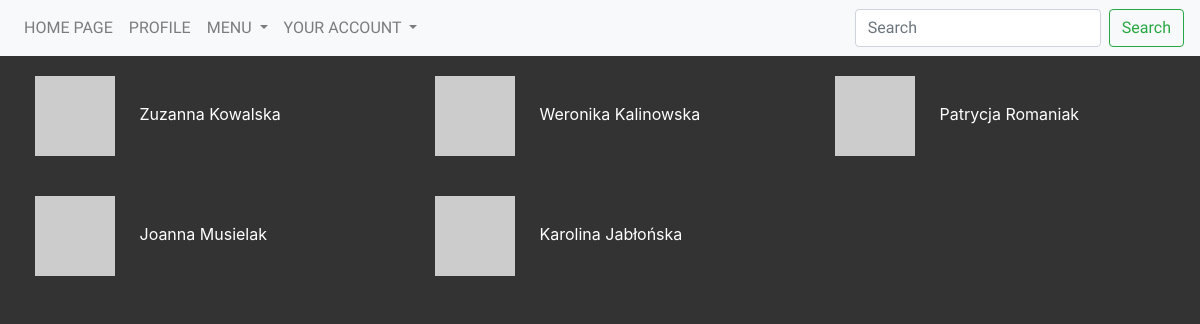
/students/ (signed in), run on the app's committed database.
### models.py (models this page shows, shortened)
class User(db.Model, UserMixin):
    __tablename__ = 'user'
    __searchable__ = ['username']
    id = Column(Integer, autoincrement=True, primary_key=True)
    username = Column(String(25), default='', unique=True)
    active = Column(Boolean, default=True)
    email = Column(String(200), unique=True)
    password = Column(String(200), default='')
    admin = Column(Boolean, default=False)
    confirmed = Column(db.Boolean, nullable=False, default=False)
    confirmed_on = Column(db.DateTime, nullable=True)
    registered_on = Column(db.DateTime, nullable=False)
    about_me = Column(String(140))
    last_seen = Column(DateTime, default=datetime.utcnow)
    student_id = db.Column(db.Integer, db.ForeignKey('student.id'), unique=True)
    def avatar(self, size):
        digest = md5(self.email.lower().encode('utf-8')).hexdigest()
        return 'https://www.gravatar.com/avatar/{}?d=identicon&s={}'.\
            format(digest, size)

class Student(db.Model):
    __tablename__ = 'student'
    __searchable__ = ['name', 'surname']
    id = Column(Integer, autoincrement=True, primary_key=True)
    index = Column(Integer, unique=True)
    name = Column(String(25), default='')
    surname = Column(String(25), default='')
    faculty_id = db.Column(db.Integer, db.ForeignKey('faculty.id'), nullable=False)
    major_id = db.Column(db.Integer, db.ForeignKey('major.id'), nullable=False)
    year_id = db.Column(db.Integer, db.ForeignKey('year.id'), nullable=False)
    group_id = db.Column(db.Integer, db.ForeignKey('group.id'), nullable=False)
    user = db.relationship('User', backref='student')

### views/students.py (the view)
@app.route('/students/', methods=['GET'])
@login_required
def students():
    students = Student.query.all()
    users = User.query.all()
    return render_template('faculty/students/students.html', students=students, users=users)

### views/user.py (called while the page is built)
@lm.user_loader
def load_user(user_id):
    return User.query.filter(User.id == user_id).first()

@app.before_request
def before_request():
    if current_user.is_authenticated:
        current_user.last_seen = datetime.utcnow()
        db.session.commit()

### templates/faculty/students/students.html (shortened to what this page needs)
{% extends "_base.html" %}
{% block content %}
    <div class="row">
        {% for student in students %}
            <div id="div_students" class="col-md-4">
                {% for user in users %}
                {% if student.id + 1 == user.id %}
                <img class="avatar" src="{{ user.avatar(128) }}">
                <a href="/students/{{ student.id }}">{{ student.name }} {{ student.surname }}</a>
                {% endif %}
                {% endfor %}
            </div>
        {% endfor %}
    </div>
    </div>
{% endblock %}

### static/css/base.css (style rules this page uses)
body { background-color: #333333; padding-top: 55px; }

### static/css/profile.css (style rules this page uses)
.avatar { padding: 20px 500px 0px; }

### static/css/students.css (style rules this page uses)
#div_students a { color: #ffffff; }

### templates/faculty/students/students.html (style rules this page uses)
.avatar { padding: 20px; }

### data on the page
Student: name "Zuzanna", surname "Kowalska"
Student: name "Weronika", surname "Kalinowska"
Student: name "Patrycja", surname "Romaniak"
Student: name "Joanna", surname "Musielak"
Student: name "Karolina", surname "Jabłońska"
